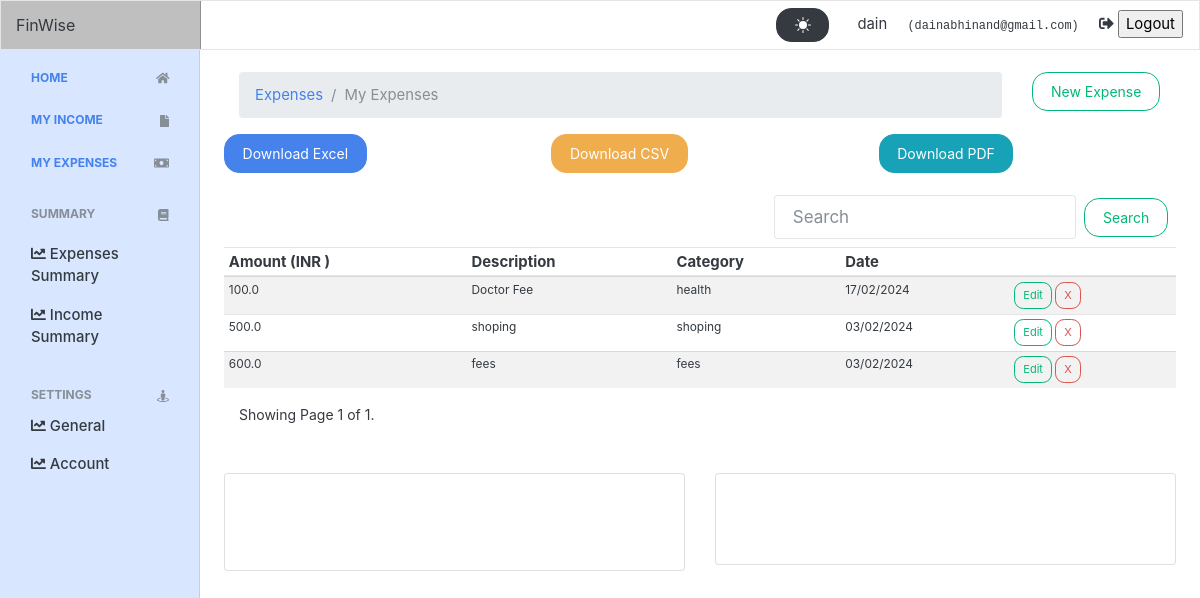
The page /expenses/ (signed in) on the database its author committed.
### expenses/models.py (models this page shows, shortened)
class Expense(models.Model):
    name = models.CharField(max_length=255, db_index=True, default='')
    date = models.DateField(default=now)
    amount = models.FloatField(blank=False, null=False)
    currency = models.CharField(max_length=20, default="USD")
    category = models.CharField(max_length=255)
    owner = models.ForeignKey(
        to=User, on_delete=models.CASCADE)
    class Meta:
        ordering = ['-date']

### expenses/views.py (the view)
# urls.py: path("", views.expenses, name="expenses"),
@login_required(login_url='/authentication/login')
def expenses(request):
    if not Setting.objects.filter(user=request.user).exists():
        messages.info(request, 'Please choose your preferred currency')
        return redirect('general-settings')
    categories = Category.objects.all()
    expenses = Expense.objects.filter(owner=request.user)
    paginator = Paginator(expenses, 5)
    page_number = request.GET.get('page')
    page_obj = paginator.get_page(page_number)
    currency = Setting.objects.get(user=request.user).currency
    context = {
        'currency': currency.split('-')[0],
        'categories': categories,
        'expenses': expenses,
        'page_obj': page_obj,
    }
    return render(request=request, template_name='expenses/index.html', context=context)

### templates/expenses/index.html (shortened to what this page needs)
{% extends 'base.html' %}
{% load static %}
{% block content %}
<section id="dashboard" class="py-4">
  <div class="container">
<div class="row">
<div class="col-md-10">
<nav aria-label="breadcrumb">
  <ol class="breadcrumb">
    <li class="breadcrumb-item"><a href="{% url 'expenses' %}">Expenses</a></li>
    <li class="breadcrumb-item active" aria-current="page">My Expenses</li>
  </ol>
</nav>
</div>
<div class="col-md-2">
<a type="button" href="{% url 'expenses_add' %}" class="btn btn-outline-success" >New Expense</a>
  </div>
</div>
</div>
{% if not expenses.count %}
<div class="my-1 p-5">
<h3>No Expense yet </h3>
<a href="">Submit your first</a>
</div>
{% else %}
    <div class="row">
        <div class="col-lg-4 col-md-4">
            <a href="{" class="btn btn-primary"> Download Excel</a>
        </div>
        <div class="col-md-4">
            <a href="" class="btn btn-warning"> Download CSV</a>
        </div>
        <div class="col-md-4">
            <form method="GET" action="{">
                <input name="download"
                       class="btn btn-info btn-very-small"
                       type="submit"
                       value="Download PDF">
            </form>
        </div>
    </div>
 <form class="form-inline my-2 my-lg-0 float-right p-2">
      <input class="form-control mr-sm-2" type="search" placeholder="Search"  id="search" aria-label="Search">
      <button class="btn btn-outline-success my-2 my-sm-0 search-btn" type="submit">Search</button>
    </form>
    <div class='table-area table-responsive'>
<table class="table table-hover table-striped table-sm">
  <thead>
    <tr>
      <th scope="col">Amount   ({{currency}})</th>
      <th scope="col">Description</th>
      <th scope="col">Category</th>
       <th scope="col">Date</th>
        <th scope="col"></th>
    </tr>
  </thead>
  <tbody>
{% for ex in page_obj%}
     <tr class="text-sm-left small">
      <td>{{ex.amount}}</td>
      <td>{{ex.name}}</td>
        <td>{{ex.category }}</td>
      <td>{{ex.date|date:'d/m/Y' }}</td>
<td>
 <a type="button" class="btn btn-outline-success btn-sm"  href="">Edit</a>
 <button type="button" class="btn btn-outline-danger btn-sm" data-toggle="modal" data-target="#exampleModal">X</button>
</td>
    </tr>
{% endfor %}
  </tbody>
</table>
</div>
<div class="container container-pagination">
<span class="current">
       Showing     Page {{ page_obj.number }} of {{ page_obj.paginator.num_pages }}.
        </span>
</div>
{% include 'partials/_main_charts.html' %}
{% endif %}
  </div>
  </div>
{%endblock%}

### templates/partials/_sidebar.html (shortened to what this page needs)
<nav class="navbar navbar-light fixed-top bg-light flex-md-nowrap p-0">
    <a class="navbar-brand col-sm-3 col-md-2 mr-0" href="#">FinWise</a>
    <ul class="navbar-nav px-3">
        <li class="nav-item text-nowrap">
            <a>
                <button id="darkModeToggle" class="btn btn-dark mr-4">
                </button>
                <span class="pr-3">{{ request.user.username }}</span>
                <small class="pr-3 text-sm text-monospace">({{ request.user.email }})</small>
            </a>
            <a>
                <form action="{% url 'logout' %}" method="POST" style="display:inline">
                    <i class="fas icon fa-sign-out-alt"></i>
                    <input type="submit" class="" value='Logout' href="{% url 'login' %}">
                </form>
            </a>
        </li>
    </ul>
</nav>
<div class="container-fluid">
    <div class="row">
        <nav class="col-md-2 d-none d-md-block sidebar bg-light rounded mt-4" style="background-color: #d8e6ff !important; padding: 15px;">
            <div class="sidebar-sticky">
                <ul class="nav flex-column">
                    <h6 class="sidebar-heading d-flex justify-content-between align-items-center px-3 mt-4 mb-1 text-muted">
                        <a href="{% url 'homepage' %}">Home</a>
                        <a class="d-flex align-items-center text-muted" href="{% url 'homepage' %}">
                            <i class="fa fa-home"></i>
                        </a>
                    </h6>
                    <li class="nav-item">
                        <h6 class="sidebar-heading d-flex justify-content-between align-items-center px-3 mt-4 mb-1 text-muted">
                            <a href="{% url 'income' %}">My income</a>
                            <a href="" class="d-flex align-items-center text-muted">
                                <i class="fa fa-file"></i>
                            </a>
                        </h6>
                    </li>
                    <li class="nav-item">
                        <h6 class="sidebar-heading d-flex justify-content-between align-items-center px-3 mt-4 mb-1 text-muted">
                            <a href="{% url 'expenses' %}">My Expenses</a>
                            <a href="" class="d-flex align-items-center text-muted">
                                <i class="fa fa-money-bill"></i>
                            </a>
                        </h6>
                    </li>
                    <h6 class="sidebar-heading d-flex justify-content-between align-items-center px-3 mt-4 mb-1 text-muted">
                        <span>Summary</span>
                        <a class="d-flex align-items-center text-muted" href="#">
                            <i class="fa fa-book"></i>
                        </a>
                    </h6>
                    <ul class="nav flex-column mb-2">
                        <li class="nav-item">
                            <a class="nav-link text-dark" href="{% url 'expenses-summary' %}">
                                <i class="fa fa-chart-line"></i> Expenses Summary
                            </a>
                        </li>
                        <li class="nav-item">
                            <a class="nav-link text-dark" href="{% url 'income-summary' %}">
                                <i class="fa fa-chart-line"></i> Income Summary
                            </a>
                        </li>
                    </ul>
                    <h6 class="sidebar-heading d-flex justify-content-between align-items-center px-3 mt-4 mb-1 text-muted">
                        <span>Settings</span>
                        <a class="d-flex align-items-center text-muted" href="#">
                            <i class="fa fa-street-view"></i>
                        </a>
                    </h6>
                    <ul class="nav flex-column mb-2">
                        <li class="nav-item">
                            <a class="nav-link text-dark" href="{% url 'general-settings' %}">
                                <i class="fa fa-chart-line"></i> General
                            </a>
                        </li>
                        <li class="nav-item">
                            <a class="nav-link text-dark" href="{% url 'general-settings' %}">
                                <i class="fa fa-chart-line"></i> Account
                            </a>
                        </li>
                    </ul>
                </ul>
            </div>
        </nav>

### finwise/static/css/dashboard.css (style rules this page uses)
body { font-size: 0.875rem; }
.sidebar { position: fixed; top: 0; bottom: 0; left: 0; z-index: 100; padding: 48px 0 0; box-shadow: inset -1px 0 0 rgba(0, 0, 0, 0.1); }
.sidebar-sticky { position: relative; top: 0; height: calc(100vh - 48px); padding-top: 0.5rem; overflow-x: hidden; overflow-y: auto; }
.sidebar .nav-link { font-weight: 500; }
.sidebar-heading { font-size: 0.75rem; text-transform: uppercase; }
.navbar-brand { padding-top: 0.75rem; padding-bottom: 0.75rem; font-size: 1rem; background-color: rgba(0, 0, 0, 0.25); box-shadow: inset -1px 0 0 rgba(0, 0, 0, 0.25); }

### templates/base.html (style rules this page uses)
body { transition: background-color 0.5s ease; }

### rows shown on the page
Expense: amount "100.0", name "Doctor Fee", category "health", date "17/02/2024"
Expense: amount "500.0", name "shoping", category "shoping", date "03/02/2024"
Expense: amount "600.0", name "fees", category "fees", date "03/02/2024"

### other values the page prints
{{ request.user.username }} "dain"
{{ request.user.email }} "dainabhinand@gmail.com"
{{ currency }} "INR"
{{ page_obj.number }} "1"
{{ page_obj.paginator.num_pages }} "1"
